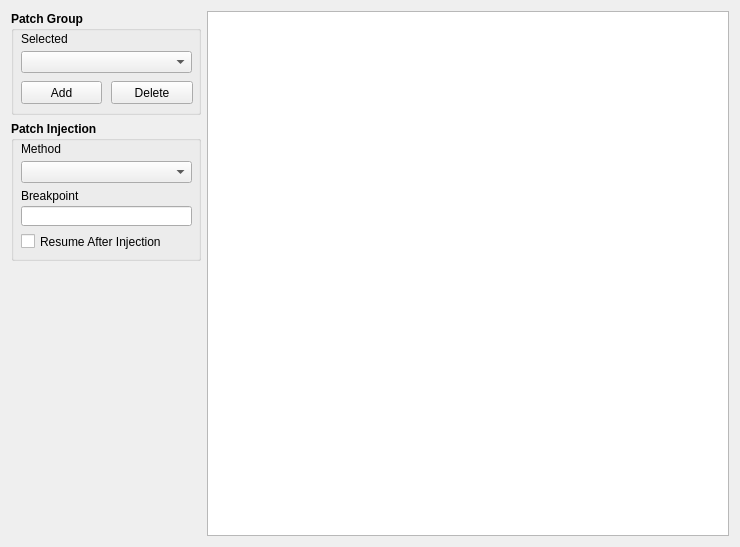
<?xml version="1.0" encoding="UTF-8"?>
<ui version="4.0">
 <class>DAPMainForm</class>
 <widget class="QWidget" name="DAPMainForm">
  <property name="geometry">
   <rect>
    <x>0</x>
    <y>0</y>
    <width>740</width>
    <height>547</height>
   </rect>
  </property>
  <property name="sizePolicy">
   <sizepolicy hsizetype="Minimum" vsizetype="Minimum">
    <horstretch>0</horstretch>
    <verstretch>0</verstretch>
   </sizepolicy>
  </property>
  <property name="minimumSize">
   <size>
    <width>740</width>
    <height>450</height>
   </size>
  </property>
  <property name="windowTitle">
   <string>DebugAutoPatch</string>
  </property>
  <layout class="QGridLayout" name="gridLayout">
   <item row="0" column="0">
    <layout class="QHBoxLayout" name="horizontalLayout">
     <item>
      <layout class="QVBoxLayout" name="verticalLayout_3">
       <item>
        <widget class="QGroupBox" name="groupBox_PatchGroup">
         <property name="sizePolicy">
          <sizepolicy hsizetype="Fixed" vsizetype="Fixed">
           <horstretch>0</horstretch>
           <verstretch>2</verstretch>
          </sizepolicy>
         </property>
         <property name="minimumSize">
          <size>
           <width>190</width>
           <height>104</height>
          </size>
         </property>
         <property name="font">
          <font>
           <weight>75</weight>
           <bold>true</bold>
          </font>
         </property>
         <property name="title">
          <string>Patch Group</string>
         </property>
         <property name="alignment">
          <set>Qt::AlignLeading|Qt::AlignLeft|Qt::AlignTop</set>
         </property>
         <property name="flat">
          <bool>false</bool>
         </property>
         <property name="checkable">
          <bool>false</bool>
         </property>
         <widget class="QComboBox" name="comboBox_PatchGroup">
          <property name="geometry">
           <rect>
            <x>10</x>
            <y>40</y>
            <width>171</width>
            <height>22</height>
           </rect>
          </property>
         </widget>
         <widget class="QLabel" name="label">
          <property name="geometry">
           <rect>
            <x>10</x>
            <y>20</y>
            <width>171</width>
            <height>16</height>
           </rect>
          </property>
          <property name="font">
           <font>
            <weight>50</weight>
            <bold>false</bold>
           </font>
          </property>
          <property name="text">
           <string>Selected</string>
          </property>
         </widget>
         <widget class="QPushButton" name="pushButton_AddGroup">
          <property name="geometry">
           <rect>
            <x>10</x>
            <y>70</y>
            <width>81</width>
            <height>23</height>
           </rect>
          </property>
          <property name="font">
           <font>
            <weight>50</weight>
            <bold>false</bold>
           </font>
          </property>
          <property name="text">
           <string>Add</string>
          </property>
         </widget>
         <widget class="QPushButton" name="pushButton_DeleteGroup">
          <property name="geometry">
           <rect>
            <x>100</x>
            <y>70</y>
            <width>82</width>
            <height>23</height>
           </rect>
          </property>
          <property name="font">
           <font>
            <weight>50</weight>
            <bold>false</bold>
           </font>
          </property>
          <property name="text">
           <string>Delete</string>
          </property>
         </widget>
        </widget>
       </item>
       <item>
        <widget class="QGroupBox" name="groupBox_PatchInjection">
         <property name="sizePolicy">
          <sizepolicy hsizetype="Ignored" vsizetype="Minimum">
           <horstretch>0</horstretch>
           <verstretch>0</verstretch>
          </sizepolicy>
         </property>
         <property name="minimumSize">
          <size>
           <width>0</width>
           <height>140</height>
          </size>
         </property>
         <property name="font">
          <font>
           <weight>75</weight>
           <bold>true</bold>
          </font>
         </property>
         <property name="title">
          <string>Patch Injection</string>
         </property>
         <widget class="QLabel" name="label_3">
          <property name="geometry">
           <rect>
            <x>10</x>
            <y>20</y>
            <width>171</width>
            <height>16</height>
           </rect>
          </property>
          <property name="font">
           <font>
            <weight>50</weight>
            <bold>false</bold>
           </font>
          </property>
          <property name="text">
           <string>Method</string>
          </property>
         </widget>
         <widget class="QComboBox" name="comboBox_InjectionMethod">
          <property name="geometry">
           <rect>
            <x>10</x>
            <y>40</y>
            <width>171</width>
            <height>22</height>
           </rect>
          </property>
          <property name="toolTip">
           <string>[Startup] This injects the patch at application startup, as soon as the debugger starts.
[Breakpoint] This injects the patch at the breakpoint specified. Be sure to check whether or not you'd like to automatically resume execution.</string>
          </property>
          <property name="currentText">
           <string/>
          </property>
          <property name="frame">
           <bool>true</bool>
          </property>
         </widget>
         <widget class="QLineEdit" name="lineEdit">
          <property name="geometry">
           <rect>
            <x>10</x>
            <y>85</y>
            <width>171</width>
            <height>20</height>
           </rect>
          </property>
          <property name="font">
           <font>
            <family>Fixedsys</family>
            <weight>50</weight>
            <bold>false</bold>
           </font>
          </property>
         </widget>
         <widget class="QLabel" name="label_4">
          <property name="geometry">
           <rect>
            <x>10</x>
            <y>65</y>
            <width>171</width>
            <height>20</height>
           </rect>
          </property>
          <property name="font">
           <font>
            <weight>50</weight>
            <bold>false</bold>
           </font>
          </property>
          <property name="text">
           <string>Breakpoint</string>
          </property>
         </widget>
         <widget class="QCheckBox" name="checkBox">
          <property name="geometry">
           <rect>
            <x>10</x>
            <y>112</y>
            <width>171</width>
            <height>17</height>
           </rect>
          </property>
          <property name="font">
           <font>
            <weight>50</weight>
            <bold>false</bold>
           </font>
          </property>
          <property name="text">
           <string>Resume After Injection</string>
          </property>
         </widget>
        </widget>
       </item>
       <item>
        <spacer name="verticalSpacer">
         <property name="orientation">
          <enum>Qt::Vertical</enum>
         </property>
         <property name="sizeHint" stdset="0">
          <size>
           <width>20</width>
           <height>40</height>
          </size>
         </property>
        </spacer>
       </item>
      </layout>
     </item>
     <item>
      <layout class="QVBoxLayout" name="verticalLayout">
       <item>
        <widget class="QTableView" name="tableView_">
         <property name="gridStyle">
          <enum>Qt::DotLine</enum>
         </property>
        </widget>
       </item>
      </layout>
     </item>
    </layout>
   </item>
  </layout>
 </widget>
 <resources/>
 <connections/>
</ui>
